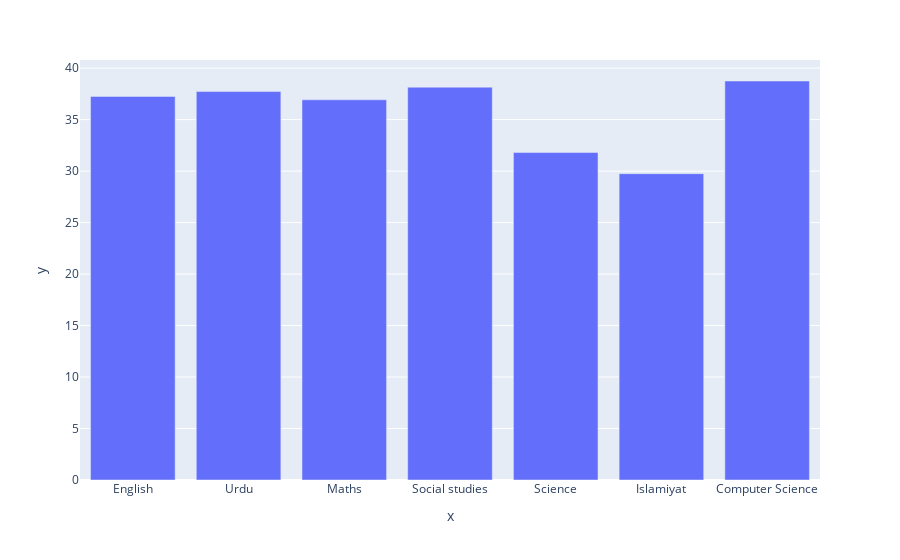

Notebook code cell kept with this figure:
### Code cell
# List of subjects for which you want to find the highest average score
subjects = ['English', 'Urdu', 'Maths', 'Social studies', 'Science', 'Islamiyat', 'Computer Science']

# Calculate the mean score for each subject
subject_means = df[subjects].mean()

px.bar(x=subject_means.index, y=subject_means.values)

### Figure 1 — Plotly figure (JSON) as saved in the notebook; plotly's stock layout.template omitted (floating-point values rounded to 4 significant figures)
{"data": [{"alignmentgroup": "True", "hovertemplate": "x=%{x}<br>y=%{y}<extra></extra>", "legendgroup": "", "marker": {"color": "#636efa", "pattern": {"shape": ""}}, "name": "", "offsetgroup": "", "orientation": "v", "showlegend": false, "textposition": "auto", "type": "bar", "x": ["English", "Urdu", "Maths", "Social studies", "Science", "Islamiyat", "Computer Science"], "xaxis": "x", "y": [37.25, 37.73, 36.92, 38.15, 31.8, 29.75, 38.75], "yaxis": "y"}], "layout": {"barmode": "relative", "legend": {"tracegroupgap": 0}, "margin": {"t": 60}, "xaxis": {"anchor": "y", "domain": [0, 1], "title": {"text": "x"}}, "yaxis": {"anchor": "x", "domain": [0, 1], "title": {"text": "y"}}}}
